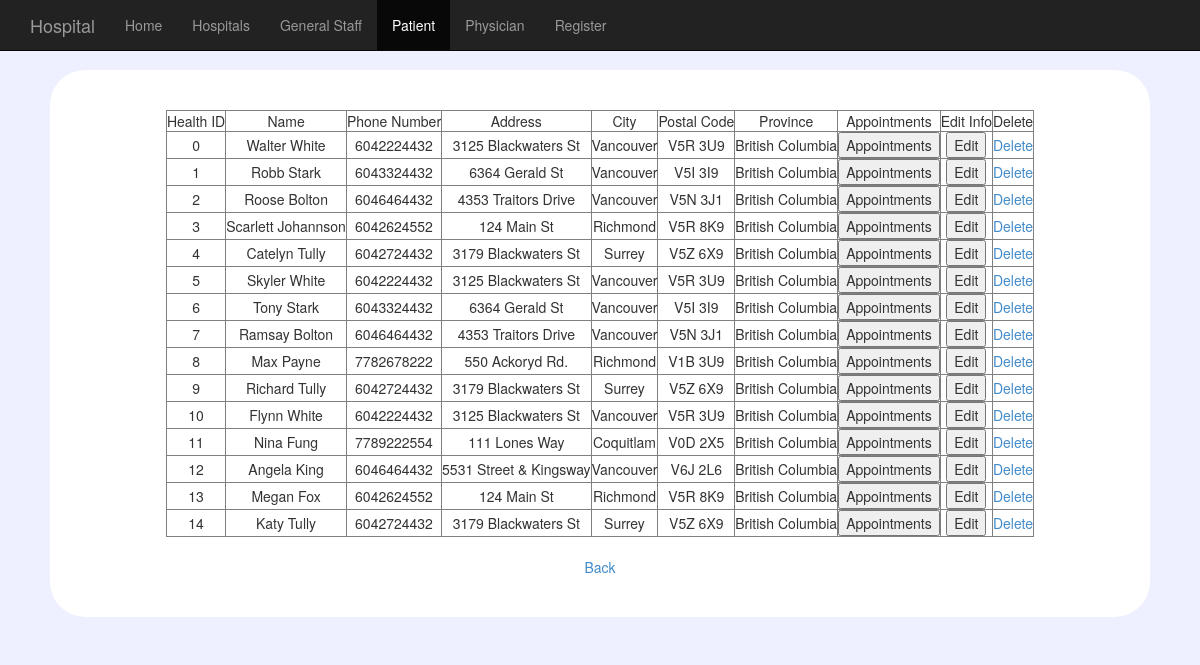
The app's page /?page=patient with its own data.
### tables this page shows
CREATE TABLE Patient(
	healthid INTEGER(9),
	healthinfo CHAR(100),
	name CHAR(20),
	phonenum CHAR(10),
	address CHAR(100),
	city CHAR(25),
	postal_code CHAR(7),
	province CHAR(30),
	PRIMARY KEY(healthid));

### public/patient.php (the view, shortened to what this page needs)
<table align="center" border="1">
          <tr>
          <td>Health ID</td>
          <td>Name</td>
          <td>Phone Number</td>
          <td>Address</td>
          <td>City</td>
          <td>Postal Code</td>
          <td>Province</td>
		  <td>Appointments</td>
		  <td>Edit Info</td>
          <td>Delete</td>
          </tr>
          <?php
          $result = mysql_query("SELECT * FROM patient;");
          while ($subject = mysql_fetch_assoc($result)) {
          ?>
          <tr>
          <td><?php  echo $subject["healthid"]."<br/>";?></td>
          <td><?php  echo $subject["name"]."<br/>";?></td>
          <td><?php  echo $subject["phonenum"]."<br/>";?></td>
          <td><?php  echo $subject["address"]."<br/>";?></td>
          <td><?php  echo $subject["city"]."<br/>";?></td>
          <td><?php  echo $subject["postal_code"]."<br/>";?></td>
          <td><?php  echo $subject["province"]."<br/>";?></td>
		  <td><form method="post" action="?page=pappointments">
			<input type="submit" name="patient-appts" value="Appointments">
			</form></td>
		  <td><form method="post" action="?page=pedit">
			<input type="submit" name="edit-request-patient" value="Edit">
			</form></td>
          <td><a href="private/delete.php?class=patient&healthid=<?php echo $subject["healthid"]; ?>">Delete</a> </td>
          </tr>
          <?php
          }
           ?>
</table>
<br>
<a href="javascript:history.go(-1)">Back</a>

### public/css/starter-template.css (style rules this page uses)
body { padding-top: 50px; background-color: #EEEFFF; }

### records on screen
patient: healthid "0", name "Walter White", phonenum "6042224432", address "3125 Blackwaters St", city "Vancouver", postal_code "V5R 3U9", province "British Columbia"
patient: healthid "1", name "Robb Stark", phonenum "6043324432", address "6364 Gerald St", city "Vancouver", postal_code "V5I 3I9", province "British Columbia"
patient: healthid "2", name "Roose Bolton", phonenum "6046464432", address "4353 Traitors Drive", city "Vancouver", postal_code "V5N 3J1", province "British Columbia"
patient: healthid "3", name "Scarlett Johannson", phonenum "6042624552", address "124 Main St", city "Richmond", postal_code "V5R 8K9", province "British Columbia"
patient: healthid "4", name "Catelyn Tully", phonenum "6042724432", address "3179 Blackwaters St", city "Surrey", postal_code "V5Z 6X9", province "British Columbia"
patient: healthid "5", name "Skyler White", phonenum "6042224432", address "3125 Blackwaters St", city "Vancouver", postal_code "V5R 3U9", province "British Columbia"
patient: healthid "6", name "Tony Stark", phonenum "6043324432", address "6364 Gerald St", city "Vancouver", postal_code "V5I 3I9", province "British Columbia"
patient: healthid "7", name "Ramsay Bolton", phonenum "6046464432", address "4353 Traitors Drive", city "Vancouver", postal_code "V5N 3J1", province "British Columbia"
patient: healthid "8", name "Max Payne", phonenum "7782678222", address "550 Ackoryd Rd.", city "Richmond", postal_code "V1B 3U9", province "British Columbia"
patient: healthid "9", name "Richard Tully", phonenum "6042724432", address "3179 Blackwaters St", city "Surrey", postal_code "V5Z 6X9", province "British Columbia"
patient: healthid "10", name "Flynn White", phonenum "6042224432", address "3125 Blackwaters St", city "Vancouver", postal_code "V5R 3U9", province "British Columbia"
patient: healthid "11", name "Nina Fung", phonenum "7789222554", address "111 Lones Way", city "Coquitlam", postal_code "V0D 2X5", province "British Columbia"
patient: healthid "12", name "Angela King", phonenum "6046464432", address "5531 Street & Kingsway", city "Vancouver", postal_code "V6J 2L6", province "British Columbia"
patient: healthid "13", name "Megan Fox", phonenum "6042624552", address "124 Main St", city "Richmond", postal_code "V5R 8K9", province "British Columbia"
patient: healthid "14", name "Katy Tully", phonenum "6042724432", address "3179 Blackwaters St", city "Surrey", postal_code "V5Z 6X9", province "British Columbia"
